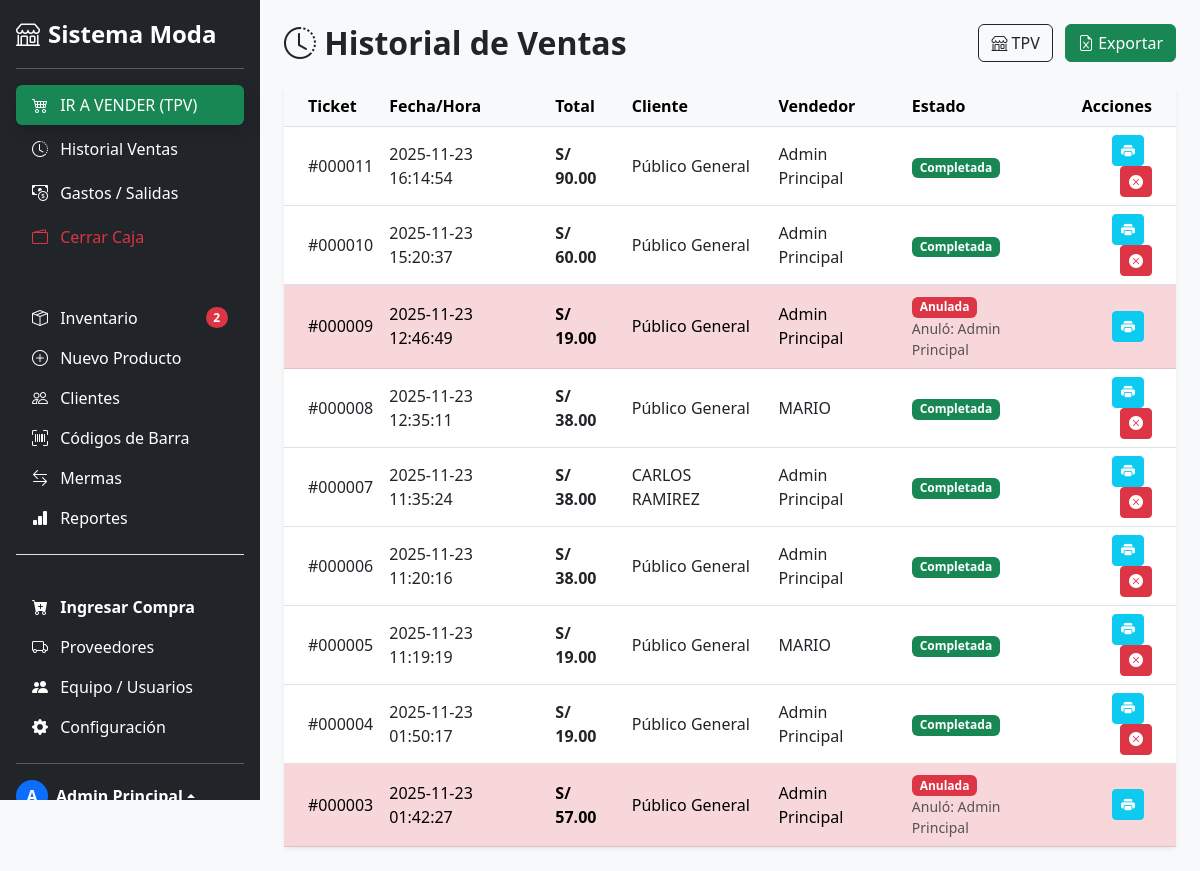
The app's page /ventas/historial (signed in) with its own data.
### tables this page shows
CREATE TABLE IF NOT EXISTS `ventas` (
  `id` int NOT NULL AUTO_INCREMENT,
  `usuario_id` int NOT NULL,
  `cliente_id` int DEFAULT '1',
  `fecha` datetime DEFAULT CURRENT_TIMESTAMP,
  `total` decimal(10,2) DEFAULT NULL,
  `estado` enum('completada','anulada') DEFAULT 'completada',
  `motivo_anulacion` text,
  `fecha_anulacion` datetime DEFAULT NULL,
  `usuario_anulacion_id` int DEFAULT NULL,
  PRIMARY KEY (`id`),
  KEY `cliente_id` (`cliente_id`),
  CONSTRAINT `ventas_ibfk_1` FOREIGN KEY (`cliente_id`) REFERENCES `clientes` (`id`)
);

CREATE TABLE IF NOT EXISTS `clientes` (
  `id` int NOT NULL AUTO_INCREMENT,
  `nombre` varchar(100) NOT NULL,
  `documento` varchar(20) DEFAULT NULL,
  `telefono` varchar(20) DEFAULT NULL,
  `correo` varchar(100) DEFAULT NULL,
  `direccion` text,
  `activo` tinyint(1) DEFAULT '1',
  `fecha_registro` datetime DEFAULT CURRENT_TIMESTAMP,
  PRIMARY KEY (`id`)
);

CREATE TABLE IF NOT EXISTS `usuarios` (
  `id` int NOT NULL AUTO_INCREMENT,
  `nombre` varchar(100) NOT NULL,
  `email` varchar(100) NOT NULL,
  `password` varchar(255) NOT NULL,
  `rol` enum('admin','vendedor') DEFAULT 'vendedor',
  `activo` tinyint(1) DEFAULT '1',
  PRIMARY KEY (`id`),
  UNIQUE KEY `correo` (`email`)
);

### app/models/Caja.php (called while the page is built, shortened)
<?php
require_once '../app/core/Database.php';
class Caja {
    private $conn;
    public function __construct() {
        $database = new Database();
        $this->conn = $database->getConnection();
    }
    public function obtenerCajaAbierta($usuario_id) {
        $sql = "SELECT * FROM caja_sesiones WHERE usuario_id = :uid AND estado = 'abierta'";
        $stmt = $this->conn->prepare($sql);
        $stmt->execute([':uid' => $usuario_id]);
        return $stmt->fetch(PDO::FETCH_ASSOC);
    }
}

### app/core/Database.php (called while the page is built, shortened)
<?php
class Database {
    private $host;
    private $db_name;
    private $username;
    private $password;
    public function __construct() {
        $this->host     = getenv('DB_HOST')     ?: 'localhost';
        $this->db_name  = getenv('DB_NAME')     ?: 'sistema_moda';
        $this->username = getenv('DB_USER')     ?: 'root';
        $this->password = getenv('DB_PASS')     ?: '';
    }
    public function getConnection() {
        $this->conn = null;
        try {
            $this->conn = new PDO(
                "mysql:host=" . $this->host . ";dbname=" . $this->db_name . ";charset=utf8mb4",
                $this->username,
                $this->password
            );
            $this->conn->exec("set names utf8mb4");
            $this->conn->setAttribute(PDO::ATTR_ERRMODE, PDO::ERRMODE_EXCEPTION);
            $this->conn->setAttribute(PDO::ATTR_DEFAULT_FETCH_MODE, PDO::FETCH_ASSOC);
        } catch(PDOException $exception) {
            echo "Error de conexión: " . $exception->getMessage();
        }
        return $this->conn;
    }
}

### app/controllers/VentasController.php (called while the page is built, shortened)
<?php
class VentasController {
    public function __construct() {
        require_once '../app/models/Caja.php';
        $cajaModel = new Caja();
        $caja = $cajaModel->obtenerCajaAbierta($_SESSION['user_id']);
    }
    public function historial() {
        require_once '../app/models/Venta.php';
        $ventaModel = new Venta();
        $ventas = $ventaModel->listarHistorial();
        require_once '../app/views/ventas/historial.php';
    }
}

### app/models/Venta.php (called while the page is built, shortened)
<?php
require_once '../app/core/Database.php';
class Venta {
    private $conn;
    public function __construct() {
        $database = new Database();
        $this->conn = $database->getConnection();
    }
    public function listarHistorial() {
        $sql = "SELECT v.*,
                       u.nombre as vendedor,
                       ua.nombre as quien_anulo,
                       c.nombre as cliente_nombre
                FROM ventas v
                JOIN usuarios u ON v.usuario_id = u.id
                JOIN clientes c ON v.cliente_id = c.id
                LEFT JOIN usuarios ua ON v.usuario_anulacion_id = ua.id
                ORDER BY v.id DESC";
        $stmt = $this->conn->prepare($sql);
        $stmt->execute();
        return $stmt->fetchAll(PDO::FETCH_ASSOC);
    }
}

### app/views/ventas/historial.php (the view, shortened to what this page needs)
<!DOCTYPE html>
<html lang="es">
<head>
    <link href="https://cdn.jsdelivr.net/npm/bootstrap@5.3.0/dist/css/bootstrap.min.css" rel="stylesheet">
    <link rel="stylesheet" href="https://cdn.jsdelivr.net/npm/bootstrap-icons@1.11.0/font/bootstrap-icons.css">
</head>
<body class="bg-light">
<?php include '../app/views/layouts/sidebar.php'; ?>
<div class="container-fluid p-4">
    <div class="d-flex justify-content-between align-items-center mb-4">
        <h2 class="fw-bold m-0"><i class="bi bi-clock-history"></i> Historial de Ventas</h2>
        <div>
            <a href="<?= BASE_URL ?>/ventas" class="btn btn-outline-dark me-2"><i class="bi bi-shop"></i> TPV</a>
            <a href="<?= BASE_URL ?>/ventas/exportar" class="btn btn-success"><i class="bi bi-file-earmark-excel"></i> Exportar</a>
        </div>
    </div>
    <div class="card shadow-sm border-0">
        <div class="card-body p-0">
            <div class="table-responsive">
                <table class="table table-hover align-middle mb-0">
                    <thead class="table-light">
                        <tr>
                            <th class="ps-4">Ticket</th><th>Fecha/Hora</th><th>Total</th><th>Cliente</th><th>Vendedor</th><th>Estado</th><th class="text-end pe-4">Acciones</th>
                        </tr>
                    </thead>
                    <tbody>
                        <?php if(empty($ventas)): ?>
                            <tr><td colspan="7" class="text-center py-4"><h4>No hay ventas registradas.</h4></td></tr>
                        <?php else: ?>
                            <?php foreach($ventas as $v): ?>
                            <tr class="<?= $v['estado'] == 'anulada' ? 'table-danger text-muted' : '' ?>">
                                <td class="ps-4">#<?= str_pad($v['id'], 6, '0', STR_PAD_LEFT) ?></td>
                                <td><?= $v['fecha'] ?></td>
                                <td class="fw-bold">S/ <?= number_format($v['total'], 2) ?></td>
                                <td><?= $v['cliente_nombre'] ?? 'Público General' ?></td>
                                <td><?= $v['vendedor'] ?></td>
                                <td>
                                    <?php if($v['estado'] == 'completada'): ?>
                                        <span class="badge bg-success">Completada</span>
                                    <?php else: ?>
                                        <span class="badge bg-danger">Anulada</span>
                                        <small class="d-block text-muted">Anuló: <?= $v['quien_anulo'] ?></small>
                                    <?php endif; ?>
                                </td>
                                <td class="text-end pe-4">
                                    <a href="<?= BASE_URL ?>/ventas/imprimir/<?= $v['id'] ?>" target="_blank" class="btn btn-sm btn-info text-white me-2" title="Imprimir Ticket"><i class="bi bi-printer-fill"></i></a>
                                    <?php if($v['estado'] == 'completada' && isset($_SESSION['user_rol']) && $_SESSION['user_rol'] == 'admin'): ?>
                                        <button class="btn btn-sm btn-danger" onclick="confirmarAnulacion(<?= $v['id'] ?>)" title="Anular Venta"><i class="bi bi-x-circle-fill"></i></button>
                                    <?php endif; ?>
                                </td>
                            </tr>
                            <?php endforeach; ?>
                        <?php endif; ?>
                    </tbody>
                </table>
            </div>
        </div>
    </div>
</div>
</body>
</html>

### public/index.php (shortened to what this page needs)
<?php
$host = $_SERVER['HTTP_HOST'] ?? 'localhost';
require_once '../app/core/Database.php';
$url = isset($_GET['url']) ? $_GET['url'] : 'Auth/index';
$url = rtrim($url, '/');
$url = explode('/', $url);
$controladorNombre = isset($url[0]) ? ucwords($url[0]) . 'Controller' : 'AuthController';
$metodo = isset($url[1]) ? $url[1] : 'index';
$parametros = isset($url[2]) ? array_slice($url, 2) : [];
if (file_exists('../app/controllers/' . $controladorNombre . '.php')) {
    $controlador = new $controladorNombre();
    if (method_exists($controlador, $metodo)) {
        call_user_func_array([$controlador, $metodo], $parametros);
    } else {
        echo "Error 404: El método no existe.";
    }
} else {
    header('Location: ' . BASE_URL . '/auth/index');
}

### app/views/layouts/sidebar.php (shortened to what this page needs)
<?php
require_once '../app/core/Database.php';
$db = new Database();
$conn = $db->getConnection();
$stmt = $conn->query("SELECT COUNT(*) FROM producto_variantes v JOIN productos p ON v.producto_id = p.id WHERE v.stock_actual <= 5 AND p.activo = 1");
$stock_bajo = $stmt->fetchColumn();
?>
    <div class="offcanvas-body d-flex flex-column p-3">
        <?php include 'menu_items.php'; ?> </div>
<div class="d-none d-lg-flex flex-column flex-shrink-0 p-3 text-white bg-dark"
     style="width: 260px; height: 100vh; position: fixed; top: 0; left: 0; overflow-y: auto; z-index: 1000;">
    <a href="#" class="d-flex align-items-center mb-3 mb-md-0 me-md-auto text-white text-decoration-none">
        <i class="bi bi-shop fs-4 me-2"></i>
        <span class="fs-4 fw-bold">Sistema Moda</span>
    </a>
    <hr>
    <?php include 'menu_items.php'; ?>
</div>

### app/views/layouts/menu_items.php (shortened to what this page needs)
<ul class="nav nav-pills flex-column mb-auto">
    <li class="nav-item mb-1"><a href="<?= BASE_URL ?>/ventas" class="nav-link bg-success text-white shadow"><i class="bi bi-cart4 me-2"></i> IR A VENDER (TPV)</a></li>
    <li class="nav-item mb-1"><a href="<?= BASE_URL ?>/ventas/historial" class="nav-link text-white"><i class="bi bi-clock-history me-2"></i> Historial Ventas</a></li>
    <li class="nav-item mb-1"><a href="<?= BASE_URL ?>/gasto/index" class="nav-link text-white"><i class="bi bi-cash-coin me-2"></i> Gastos / Salidas</a></li>
    <li class="nav-item mb-3"><a href="<?= BASE_URL ?>/caja/index" class="nav-link text-danger"><i class="bi bi-wallet2 me-2"></i> Cerrar Caja</a></li>
    <div class="text-uppercase text-muted fw-bold small mb-2" style="font-size: 11px; letter-spacing: 1px;">Gestión</div>
    <li class="nav-item">
        <a href="<?= BASE_URL ?>/producto/index" class="nav-link text-white d-flex justify-content-between align-items-center">
            <div><i class="bi bi-box-seam me-2"></i> Inventario</div>
            <?php if(isset($stock_bajo) && $stock_bajo > 0): ?><span class="badge bg-danger rounded-pill"><?= $stock_bajo ?></span><?php endif; ?>
        </a>
    </li>
    <?php if(isset($_SESSION['user_rol']) && $_SESSION['user_rol'] == 'admin'): ?>
        <li><a href="<?= BASE_URL ?>/producto/crear" class="nav-link text-white"><i class="bi bi-plus-circle me-2"></i> Nuevo Producto</a></li>
    <?php endif; ?>
    <li><a href="<?= BASE_URL ?>/cliente/index" class="nav-link text-white"><i class="bi bi-people me-2"></i> Clientes</a></li>
    <li><a href="<?= BASE_URL ?>/etiqueta/index" class="nav-link text-white"><i class="bi bi-upc-scan me-2"></i> Códigos de Barra</a></li>
    <li><a href="<?= BASE_URL ?>/movimiento/index" class="nav-link text-white"><i class="bi bi-arrow-left-right me-2"></i> Mermas</a></li>
    <li><a href="<?= BASE_URL ?>/reporte/index" class="nav-link text-white"><i class="bi bi-bar-chart-fill me-2"></i> Reportes</a></li>
    <?php if(isset($_SESSION['user_rol']) && $_SESSION['user_rol'] == 'admin'): ?>
        <li class="mt-3 border-top pt-2">
            <div class="text-uppercase text-muted fw-bold small mb-2" style="font-size: 11px; letter-spacing: 1px;">Administración</div>
            <a href="<?= BASE_URL ?>/compra/crear" class="nav-link text-white fw-bold"><i class="bi bi-cart-plus-fill me-2"></i> Ingresar Compra</a>
            <a href="<?= BASE_URL ?>/proveedor/index" class="nav-link text-white"><i class="bi bi-truck me-2"></i> Proveedores</a>
            <a href="<?= BASE_URL ?>/usuario/index" class="nav-link text-white"><i class="bi bi-people-fill me-2"></i> Equipo / Usuarios</a>
            <a href="<?= BASE_URL ?>/config/index" class="nav-link text-white"><i class="bi bi-gear-fill me-2"></i> Configuración</a>
        </li>
    <?php endif; ?>
</ul>
<hr>
<div class="dropdown dropup">
    <a href="#" class="d-flex align-items-center text-white text-decoration-none dropdown-toggle" id="dropdownUser1" data-bs-toggle="dropdown" aria-expanded="false">
        <div class="bg-primary rounded-circle d-flex justify-content-center align-items-center me-2 text-uppercase fw-bold" style="width: 32px; height: 32px;">
            <?= substr($_SESSION['user_nombre'] ?? 'U', 0, 1) ?>
        </div>
        <strong><?= $_SESSION['user_nombre'] ?? 'Usuario' ?></strong>
    </a>
</div>

### app/views/ventas/historial.php (style rules this page uses)
@media (min-width: 992px) { body { padding-left: 260px; } }

### records on screen
ventas: id "000011", fecha "2025-11-23 16:14:54", total "90.00", cliente.nombre "Público General", usuario.nombre "Admin Principal", estado "Completada"
ventas: id "000010", fecha "2025-11-23 15:20:37", total "60.00", cliente.nombre "Público General", usuario.nombre "Admin Principal", estado "Completada"
ventas: id "000009", fecha "2025-11-23 12:46:49", total "19.00", cliente.nombre "Público General", usuario.nombre "Admin Principal"
ventas: id "000008", fecha "2025-11-23 12:35:11", total "38.00", cliente.nombre "Público General", usuario.nombre "MARIO", estado "Completada"
ventas: id "000007", fecha "2025-11-23 11:35:24", total "38.00", cliente.nombre "CARLOS RAMIREZ", usuario.nombre "Admin Principal", estado "Completada"
ventas: id "000006", fecha "2025-11-23 11:20:16", total "38.00", cliente.nombre "Público General", usuario.nombre "Admin Principal", estado "Completada"
ventas: id "000005", fecha "2025-11-23 11:19:19", total "19.00", cliente.nombre "Público General", usuario.nombre "MARIO", estado "Completada"
ventas: id "000004", fecha "2025-11-23 01:50:17", total "19.00", cliente.nombre "Público General", usuario.nombre "Admin Principal", estado "Completada"
ventas: id "000003", fecha "2025-11-23 01:42:27", total "57.00", cliente.nombre "Público General", usuario.nombre "Admin Principal"

### other values on screen
$stock_bajo "2"
